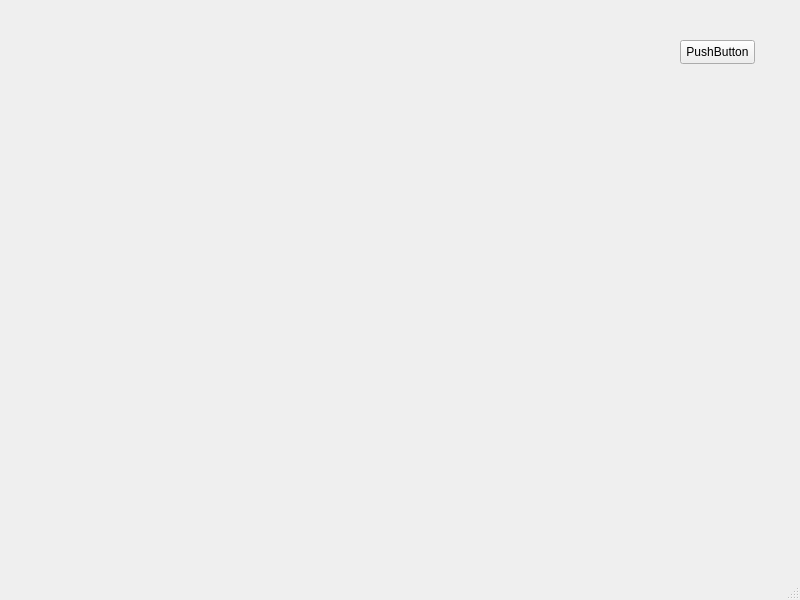
<?xml version="1.0" encoding="UTF-8"?>
<ui version="4.0">
 <class>MainWindow</class>
 <widget class="QMainWindow" name="MainWindow">
  <property name="geometry">
   <rect>
    <x>0</x>
    <y>0</y>
    <width>800</width>
    <height>600</height>
   </rect>
  </property>
  <property name="windowTitle">
   <string>MainWindow</string>
  </property>
  <widget class="QWidget" name="centralwidget">
   <widget class="QPushButton" name="pushButton">
    <property name="geometry">
     <rect>
      <x>680</x>
      <y>40</y>
      <width>75</width>
      <height>24</height>
     </rect>
    </property>
    <property name="text">
     <string>PushButton</string>
    </property>
   </widget>
  </widget>
  <widget class="QMenuBar" name="menubar">
   <property name="geometry">
    <rect>
     <x>0</x>
     <y>0</y>
     <width>800</width>
     <height>22</height>
    </rect>
   </property>
  </widget>
  <widget class="QStatusBar" name="statusbar"/>
 </widget>
 <resources/>
 <connections/>
</ui>
